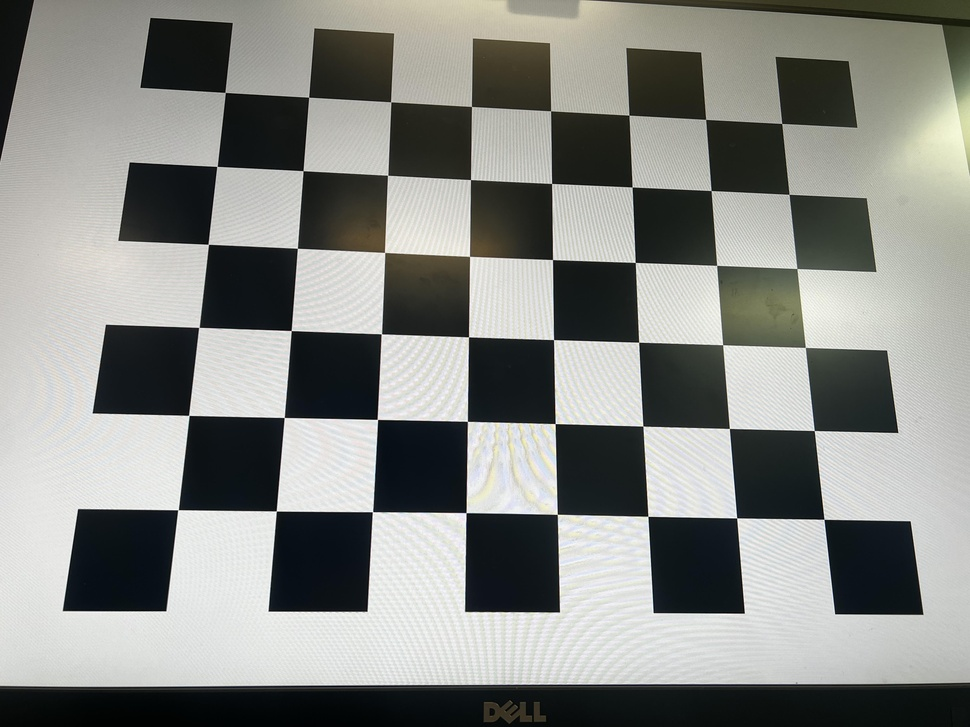
#> input picture csci677/data/calibration/001.jpg, 970 x 727 px, shrunk from 4032 x 3024 before the run; its folder holds 4 pictures in this run
$ jupyter execute --allow-errors CSCI677_assignment_2.ipynb
#> lines starting #> are read from the running program, lines starting #| are printed output that depends on the picture
# Introduction

In this assignment you will practice calibrating a camera, computing homography between images and stitching panoramas. The goals of this assignment are as follows:

*   Understand the intrinsic parameters of a prospective camera.
*   Understand feature detection and feature matching process.
*   Find the intrinsic and extrinsic parameters of a camera using chessboard patterns.
*   Compute homography between two images.
*   Use homography to stitch panoramas.

Please fill in all the **TODO** blocks (including codes and texts). Most of the assignment can be done by calling functions in OpenCV. However, if you try to implement those functions by yourself, you will get extra points (up to 20 pts). Once you are ready to submit:

* Export the notebook `CSCI677_assignment_2.ipynb` as a PDF `[Your USC ID]_CSCI677_assignment_2.pdf`
* Submit your PDF file through [Blackboard](https://blackboard.usc.edu/)

Please make sure that the notebook have been run before exporting PDF, and your code and all cell outputs are visible in your submitted PDF. Regrading request will not be accepted if your code/output is not visible in the original submission. Thank you!

# Data Unzip
We provided data for each of the section below. To acquire and unzip the data in Google Colab, first copy the file `data.zip` from [link](https://drive.google.com/file/d/1Dkd1fIvu0ckkhMgX1JaTnAb52mTiuMvM/view?usp=sharing) to your own Google Drive, and then run the following code. If `data.zip` is not in the root folder of your Google Drive, you need to change `zip_file_path`.

If you are completing the assignment on your own PC (not using Google Colab), then simply download `data.zip` from the [link](https://drive.google.com/file/d/1Dkd1fIvu0ckkhMgX1JaTnAb52mTiuMvM/view?usp=sharing) and extract to a location you prefer.

[cell 1]
# [16 lines of commented-out code are left out]

# Calibration (35 pts)

## Data Preparation

To find out the intrinsic parameters of a camera, we need to prepare sample images of a chessboard pattern. This is done by taking photos of printed chessboard patterns or of chessboard patterns displayed on a flat screen. To achieve better accuracy, we need at least 10 of them from different angles. We provided sample images in the folder `calibration`, but we encourage you to try with your own camera or smartphone. You might find the following website useful for generating chessboard patterns of your preferred size:
https://markhedleyjones.com/projects/calibration-checkerboard-collection

Please make sure that every photo you take covers the entire chessboard.

## Pattern Recognition (10 pts)

To locate the chessboard pattern in the photos, you can use cv.findChessboardCorners(). You can refer to the code in
https://docs.opencv.org/4.8.0/dc/dbb/tutorial_py_calibration.html

Remember to change the sizes based on your own chessboard size. After you locate the corners, display one image with the chessboard pattern drawn on it.

[cell 2]
import numpy as np
import cv2 as cv
import glob
import os

images = glob.glob('data/calibration/*.jpg')


# TODO
# generate the groundtruth
groundtruth = np.zeros((48,3), np.float32)
for i in range(48):
    groundtruth[i, 0] = i % 8
    groundtruth[i, 1] = i // 8
# print(groundtruth)

# termination
criteria = (cv.TERM_CRITERIA_EPS + cv.TERM_CRITERIA_MAX_ITER, 30, 0.001)

# Arrays to store object points and image points from all the images.
objpoints = [] # 3d point in real world space
imgpoints = [] # 2d points in image plane.
for fname in images:
    img = cv.imread(fname)
#> img is the input picture: shape (727, 970, 3); mean B, G, R 132.7, 136.7, 135
    gray = cv.cvtColor(img, cv.COLOR_BGR2GRAY)
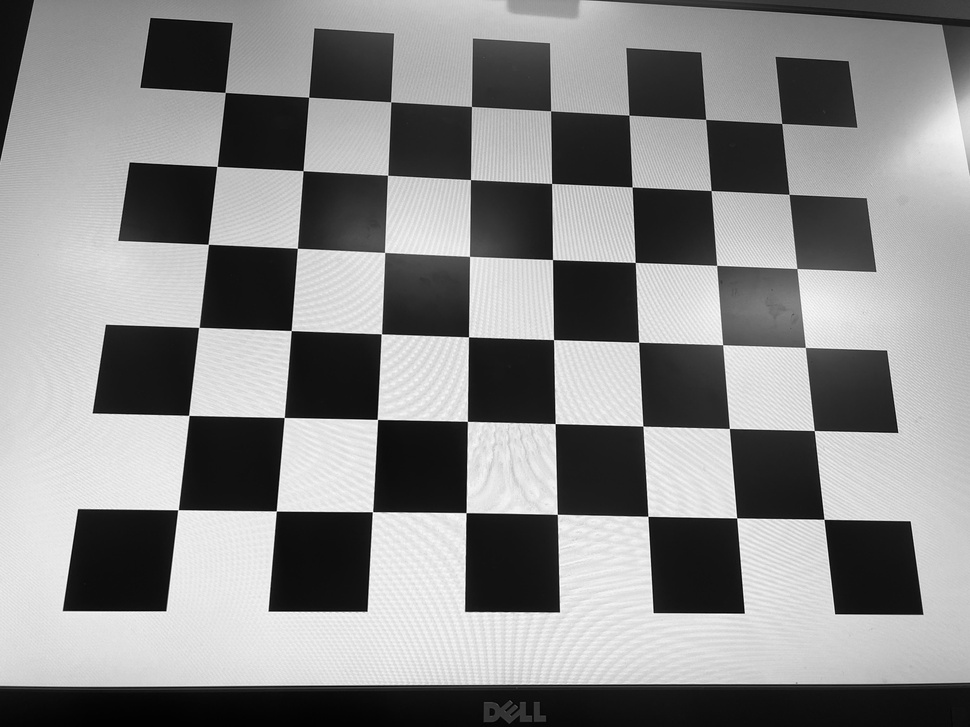
#> gray: shape (727, 970); min 0, max 255, mean 135.8
    # Find the chess board corners
    ret, corners = cv.findChessboardCorners(gray, (7,6), None)
#> ret = False; corners = None
    # If found, add object points, image points (after refining them)
    if ret == True:
        objpoints.append(groundtruth)
        corners2 = cv.cornerSubPix(gray,corners, (11,11), (-1,-1), criteria)
        imgpoints.append(corners2)
# Draw and display the corners
#> (the rest of this cell did not finish here and is left out)

## Calibration (10 pts)

Now you are ready to calibrate the camera. You can use the function cv.calibrateCamera(), but you will get extra points (+5 pts) if you implement it by yourself.

After calibration, print the intrinsic parameters.

[cell 3]
# TODO

## Pose Estimation (10 pts)

After you got the camera parameters, you can utilize the information to calculate the pose of a chessboard in a pattern image and display cool things. Follow the tutorial in
https://docs.opencv.org/4.8.0/d7/d53/tutorial_py_pose.html

Choose one of the following three to display:

* Render three axes on the chessboard image
* Render a cube on the chessboard image
* Render something you find cool (more complicated than three axes or a cube)

[cell 4]
# TODO

## Observation (5 pts)
Write down your observations regarding the results you obtained throughout the `Calibration` section.

## **TODO: write down your observations**

# Homography (35 pts)

## Data Preparation

To compute homography, you need to prepare one photo of an object (e.g. a book) and one photo of the same object in a different scene. We provided an example in the folder `homography`, but we encourage you to take photos with your own camera or smartphone.

## Feature Detection (10 pts)

After you have the two photos, load them using cv.imread(). Convert them to grayscale images. Create a SIFT feature detector. Detect the keypoints on both images and display them with size and orientation. You can follow the tutorial in https://docs.opencv.org/4.8.0/da/df5/tutorial_py_sift_intro.html

[cell 5]
# TODO

## Feature Matching (10 pts)

Create a brute force matcher. Find matches among the descriptors you just detected on the two images. Filter them with the ratio test. Display the resulting matches between the two images. You can follow the tutorial in https://docs.opencv.org/4.5.2/dc/dc3/tutorial_py_matcher.html

[cell 6]
# TODO

## Compute Homography (10 pts)

Compute the homography using RANSAC. Print out the homography matrix. Transform the four corners of the source image using the homography and display the transformed rectangle on the destination image. You can follow the tutorial in https://docs.opencv.org/4.5.2/d1/de0/tutorial_py_feature_homography.html

[cell 7]
# TODO

## Observation (5 pts)
Write down your observations regarding the results you obtained throughout the `Homography` section.

## **TODO: write down your observations**

# Panorama (30 pts)

## Data Preparation
To stitch photos into a panorama, you need to prepare two or more photos of the same scene. There should be enough intersection between two consecutive photos. Again, we provided an example in the folder `panorama`, but we encourage you to take photos with your own camera or smartphone.

## Compute Homography (10 pts)
Here we are computing homography again, but once every two consecutive images. To do this, you need to first import the images. Then you pick a feature detector (not necessarily SIFT) and detect features. Then you pick a feature matcher (not necessarily brute-force) and find matches between every two consecutive images. Then you compute homography and store them. Below we write a skeleton for you, but you needn't follow it.

[cell 8]
import numpy as np
import cv2 as cv
import os


# read images
input_path = 'data/panorama/'
#> input_path = 'data/panorama/'
#> (the rest of this cell did not finish here and is left out)
